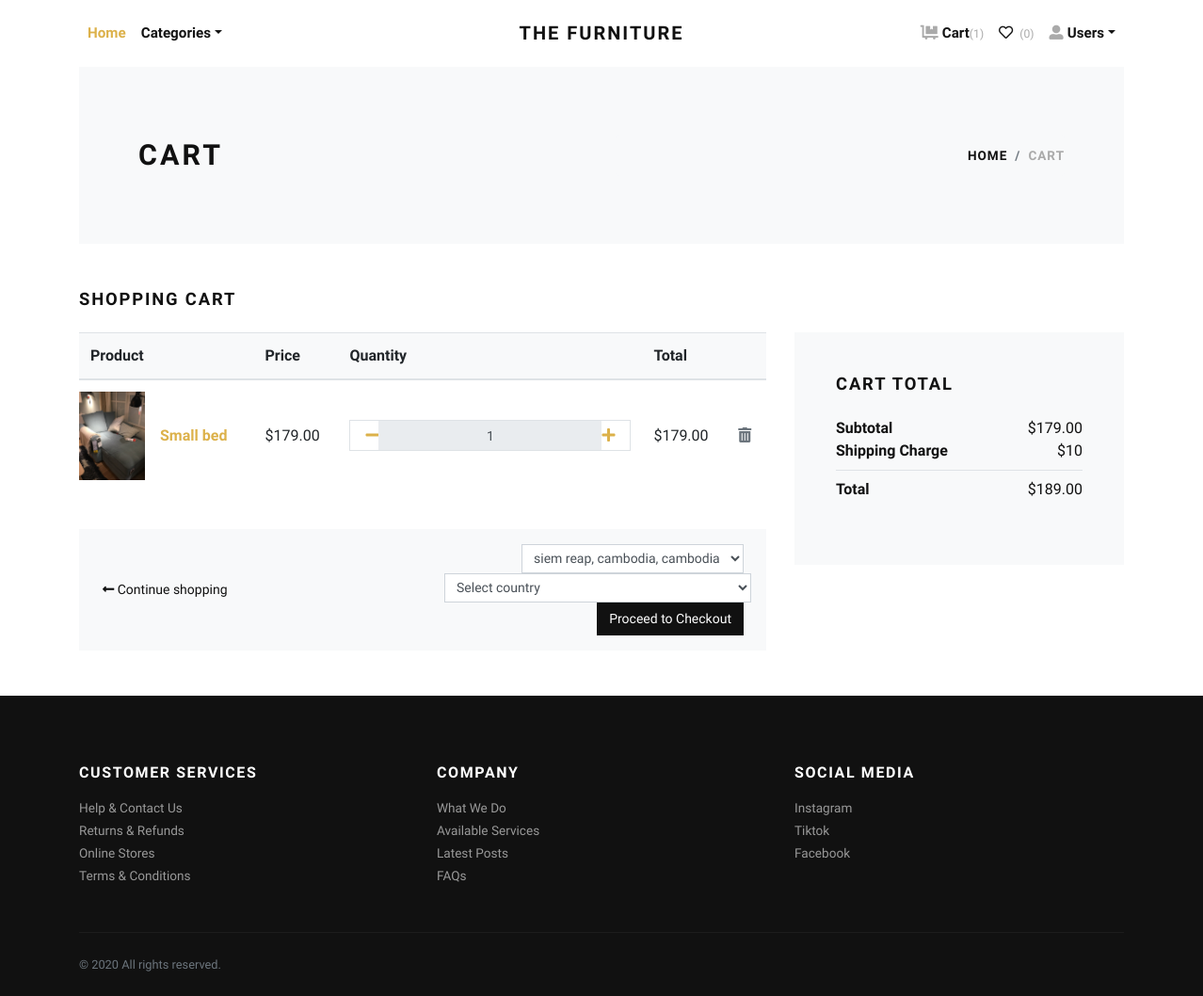
/cart/ (signed in), run on an earlier commit of the app's database.
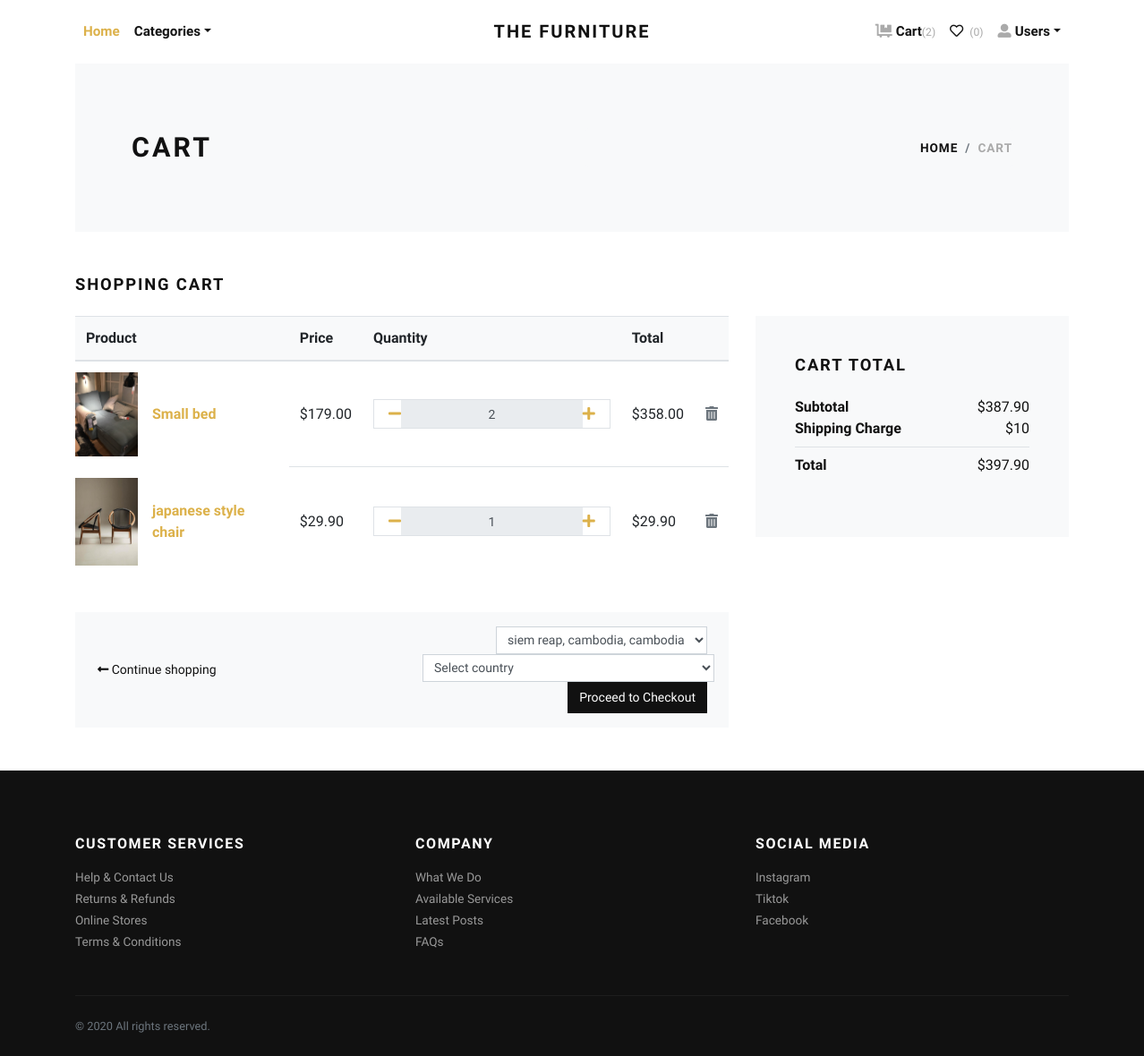
And on a later commit of the database.
### store/models.py (models this page shows, shortened)
class Cart(models.Model):
    user = models.ForeignKey(User, verbose_name="User", on_delete=models.CASCADE)
    product = models.ForeignKey(Product, verbose_name="Product", on_delete=models.CASCADE)
    quantity = models.PositiveIntegerField(default=1, verbose_name="Quantity")
    created_at = models.DateTimeField(auto_now_add=True, verbose_name="Created Date")
    updated_at = models.DateTimeField(auto_now=True, verbose_name="Updated Date")
    @property
    def total_price(self):
        return self.quantity * self.product.price

class Product(models.Model):
    title = models.CharField(max_length=150, verbose_name="Product Title")
    slug = models.SlugField(max_length=160, verbose_name="Product Slug")
    sku = models.CharField(max_length=255, unique=True, verbose_name="Unique Product ID (SKU)")
    short_description = models.TextField(verbose_name="Short Description")
    detail_description = models.TextField(blank=True, null=True, verbose_name="Detail Description")
    product_image = models.ImageField(upload_to='product', blank=True, null=True, verbose_name="Product Image")
    price = models.DecimalField(max_digits=8, decimal_places=2)
    category = models.ForeignKey(Category, verbose_name="Product Categoy", on_delete=models.CASCADE)
    is_active = models.BooleanField(verbose_name="Is Active?")
    is_featured = models.BooleanField(verbose_name="Is Featured?")
    created_at = models.DateTimeField(auto_now_add=True, verbose_name="Created Date")
    updated_at = models.DateTimeField(auto_now=True, verbose_name="Updated Date")
    class Meta:
        verbose_name_plural = 'Products'
        ordering = ('-created_at', )

### store/views.py (the view)
# urls.py: path('cart/', views.cart, name="cart"),
@login_required
def cart(request):
    cart_products = Cart.objects.filter(user=request.user)
    amount = sum(p.quantity * p.product.price for p in cart_products)
    shipping_amount = decimal.Decimal(10)
    return render(request, 'store/cart.html', {
        'cart_products': cart_products,
        'amount': amount,
        'shipping_amount': shipping_amount,
        'total_amount': amount + shipping_amount,
        'addresses': Address.objects.filter(user=request.user),
    })

### store/context_preprocessors.py (called while the page is built)
def store_menu(request):
    categories = Category.objects.filter(is_active=True)
    context = {
        'categories_menu': categories,
    }
    return context

def cart_menu(request):
    if request.user.is_authenticated:
        cart_items= Cart.objects.filter(user=request.user)
        context = {
            'cart_items': cart_items,
        }
    else:
        context = {}
    return context

### templates/store/cart.html (shortened to what the changed rows need)
{% extends 'base.html' %}
{% load static %}
{% load humanize %}
{% block content %}
<div class="container">
    <section class="py-5 bg-light">
        <div class="container">
            <div class="row px-4 px-lg-5 py-lg-4 align-items-center">
                <div class="col-lg-6">
                    <h1 class="h2 text-uppercase mb-0">Cart</h1>
                </div>
            </div>
        </div>
    </section>
    {% if cart_products %}
    <section class="py-5">
        <h2 class="h5 text-uppercase mb-4">Shopping cart</h2>
        <div class="row">
            <div class="col-lg-8 mb-4 mb-lg-0">
                <div class="table-responsive mb-4">
                    <table class="table">
                        <thead class="bg-light">
                            <tr>
                                <th scope="col">Product</th>
                                <th scope="col">Price</th>
                                <th scope="col">Quantity</th>
                                <th scope="col">Total</th>
                                <th scope="col"></th>
                            </tr>
                        </thead>
                        <tbody>
                            {% for cart_product in cart_products %}
                            <tr>
                                <td class="pl-0 border-0">
                                    <div class="media align-items-center">
                                        {% if cart_product.product.product_image %}
                                        <a href="{% url 'store:product-detail' cart_product.product.slug %}">
                                            <img src="{{ cart_product.product.product_image.url }}" width="70" alt="{{ cart_product.product.title }}">
                                        </a>
                                        {% else %}
                                        <a href="{% url 'store:product-detail' cart_product.product.slug %}">
                                            <img src="{% static 'img/product-detail-3.jpg' %}" width="70" alt="{{ cart_product.product.title }}">
                                        </a>
                                        {% endif %}
                                        <div class="media-body ml-3">
                                            <strong><a href="{% url 'store:product-detail' cart_product.product.slug %}">{{ cart_product.product.title }}</a></strong>
                                        </div>
                                    </div>
                                </td>
                                <td class="align-middle">${{ cart_product.product.price|intcomma }}</td>
                                <td class="align-middle">
                                    <div class="border d-flex align-items-center justify-content-between px-3">
                                        <a href="{% url 'store:minus-cart' cart_product.id %}"><i class="fas fa-minus"></i></a>
                                        <input class="form-control form-control-sm border-0 text-center" type="text" value="{{ cart_product.quantity }}" readonly>
                                        <a href="{% url 'store:plus-cart' cart_product.id %}"><i class="fas fa-plus"></i></a>
                                    </div>
                                </td>
                                <td class="align-middle">${{ cart_product.total_price|intcomma }}</td>
                                <td class="align-middle">
                                    <a href="{% url 'store:remove-cart' cart_product.id %}"><i class="fas fa-trash-alt text-muted"></i></a>
                                </td>
                            </tr>
                            {% endfor %}
                        </tbody>
                    </table>
                </div>
                <div class="bg-light px-4 py-3">
                    <div class="row align-items-center text-center">
                        <div class="col-md-6 mb-3 mb-md-0 text-md-left">
                            <a class="btn btn-link p-0 text-dark btn-sm" href="{% url 'store:home' %}">
                                <i class="fas fa-long-arrow-alt-left"></i> Continue shopping
                            </a>
                        </div>
                        <div class="col-md-6 text-md-right">
                            <form action="{% url 'store:checkout' %}" method="get" style="display:inline;">
    {% if addresses %}
    <select name="address" class="form-control form-control-sm d-inline w-auto" required>
        {% for address in addresses %}
        <option value="{{ address.id }}">
            {{ address.locality }}, {{ address.city }}, {{ address.state }}
        </option>
        {% endfor %}
    </select>
    {% else %}
    <span class="text-danger">Add an address in your profile first.</span>
    {% endif %}
    <select id="country-select" name="country" class="form-control form-control-sm ml-2" required>
        <option value="">Select country</option>
    </select>
    <button type="submit" class="btn btn-dark btn-sm ml-2">Proceed to Checkout</button>
</form>
                        </div>
                    </div>
                </div>
            </div>
            <div class="col-lg-4">
                <div class="card border-0 rounded-0 p-lg-4 bg-light">
                    <div class="card-body">
                        <h5 class="text-uppercase mb-4">Cart total</h5>
                        <ul class="list-unstyled mb-0">
                            <li class="d-flex justify-content-between">
                                <strong>Subtotal</strong>
                                <span>${{ amount|intcomma }}</span>
                            </li>
                            <li class="d-flex justify-content-between">
                                <strong>Shipping Charge</strong>
                                <span>${{ shipping_amount }}</span>
                            </li>
                            <li class="border-bottom my-2"></li>
                            <li class="d-flex justify-content-between mb-4">
                                <strong>Total</strong>
                                <span>${{ total_amount|intcomma }}</span>
                            </li>
                        </ul>
                    </div>
                </div>
            </div>
        </div>
    </section>
    {% else %}
    <div class="text-center py-5">
        <h3>Your cart is empty.</h3>
        <a href="{% url 'store:home' %}"><i class="fas fa-long-arrow-alt-left"></i> Continue shopping</a>
    </div>
    {% endif %}
</div>
{% endblock content %}

What changed in the data, as far as the page shows it:
changed Cart "Small bed": quantity "1" → "2"; total_price "179.00" → "358.00"
added Cart: product.product_image (picture), product "japanese style chair", product.price "29.90", quantity "1", total_price "29.90"
Also different on the page:
{{ cart_items.count }}: "1" → "2"
{{ amount|intcomma }}: "179.00" → "387.90"
{{ total_amount|intcomma }}: "189.00" → "397.90"
